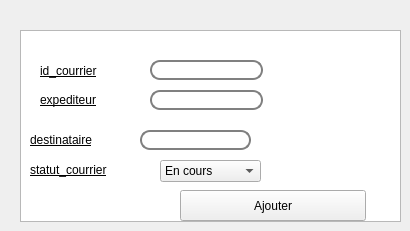
      <widget class="QWidget" name="tab_6">
       <attribute name="title">
        <string>Ajouter un courrier</string>
       </attribute>
       <widget class="QTableView" name="tabemploye_4">
        <property name="geometry">
         <rect>
          <x>20</x>
          <y>30</y>
          <width>381</width>
          <height>192</height>
         </rect>
        </property>
       </widget>
       <widget class="QLineEdit" name="lineEdit_id_courrier">
        <property name="geometry">
         <rect>
          <x>150</x>
          <y>60</y>
          <width>113</width>
          <height>20</height>
         </rect>
        </property>
        <property name="styleSheet">
         <string notr="true">QLineEdit {
    border: 2px solid gray;
    border-radius: 10px;
    padding: 0 8px;
    background: white;
    selection-background-color: darkgray;
}</string>
        </property>
       </widget>
       <widget class="QLineEdit" name="lineEdit_expediteur">
        <property name="geometry">
         <rect>
          <x>150</x>
          <y>90</y>
          <width>113</width>
          <height>20</height>
         </rect>
        </property>
        <property name="styleSheet">
         <string notr="true">QLineEdit {
    border: 2px solid gray;
    border-radius: 10px;
    padding: 0 8px;
    background: white;
    selection-background-color: darkgray;
}</string>
        </property>
       </widget>
       <widget class="QPushButton" name="ajoute_cour">
        <property name="geometry">
         <rect>
          <x>180</x>
          <y>190</y>
          <width>186</width>
          <height>31</height>
         </rect>
        </property>
        <property name="styleSheet">
         <string notr="true">QPushButton#ajoute_cong{
    background-color: grey;
    border-style: outset;
    border-width: 2px;
    border-radius: 10px;
    border-color: beige;
    font: bold 14px;
    min-width: 10em;
    padding: 6px;
}
</string>
        </property>
        <property name="text">
         <string>Ajouter</string>
        </property>
       </widget>
       <widget class="QLabel" name="label_24">
        <property name="geometry">
         <rect>
          <x>60</x>
          <y>40</y>
          <width>61</width>
          <height>16</height>
         </rect>
        </property>
        <property name="styleSheet">
         <string notr="true">font: 12pt &quot;Andalus&quot;;
text-decoration: underline;</string>
        </property>
        <property name="text">
         <string/>
        </property>
       </widget>
       <widget class="QLabel" name="label_26">
        <property name="geometry">
         <rect>
          <x>40</x>
          <y>60</y>
          <width>111</width>
          <height>21</height>
         </rect>
        </property>
        <property name="styleSheet">
         <string notr="true">font: 12pt &quot;Andalus&quot;;
text-decoration: underline;</string>
        </property>
        <property name="text">
         <string>id_courrier</string>
        </property>
       </widget>
       <widget class="QLabel" name="label_27">
        <property name="geometry">
         <rect>
          <x>40</x>
          <y>90</y>
          <width>91</width>
          <height>20</height>
         </rect>
        </property>
        <property name="styleSheet">
         <string notr="true">font: 12pt &quot;Andalus&quot;;
text-decoration: underline;</string>
        </property>
        <property name="text">
         <string>expediteur</string>
        </property>
       </widget>
       <widget class="QLineEdit" name="lineEdit_destinataire">
        <property name="geometry">
         <rect>
          <x>140</x>
          <y>130</y>
          <width>111</width>
          <height>20</height>
         </rect>
        </property>
        <property name="styleSheet">
         <string notr="true">QLineEdit {
    border: 2px solid gray;
    border-radius: 10px;
    padding: 0 8px;
    background: white;
    selection-background-color: darkgray;
}</string>
        </property>
       </widget>
       <widget class="QLabel" name="label_36">
        <property name="geometry">
         <rect>
          <x>30</x>
          <y>130</y>
          <width>111</width>
          <height>20</height>
         </rect>
        </property>
        <property name="styleSheet">
         <string notr="true">font: 12pt &quot;Andalus&quot;;
text-decoration: underline;</string>
        </property>
        <property name="text">
         <string>destinataire</string>
        </property>
       </widget>
       <widget class="QLabel" name="label_43">
        <property name="geometry">
         <rect>
          <x>30</x>
          <y>160</y>
          <width>131</width>
          <height>20</height>
         </rect>
        </property>
        <property name="styleSheet">
         <string notr="true">font: 12pt &quot;Andalus&quot;;
text-decoration: underline;</string>
        </property>
        <property name="text">
         <string>statut_courrier</string>
        </property>
       </widget>
       <widget class="QComboBox" name="comboBox_statut1">
        <property name="geometry">
         <rect>
          <x>160</x>
          <y>160</y>
          <width>101</width>
          <height>22</height>
         </rect>
        </property>
        <item>
         <property name="text">
          <string>En cours</string>
         </property>
        </item>
        <item>
         <property name="text">
          <string>Recu</string>
         </property>
        </item>
       </widget>
      </widget>
